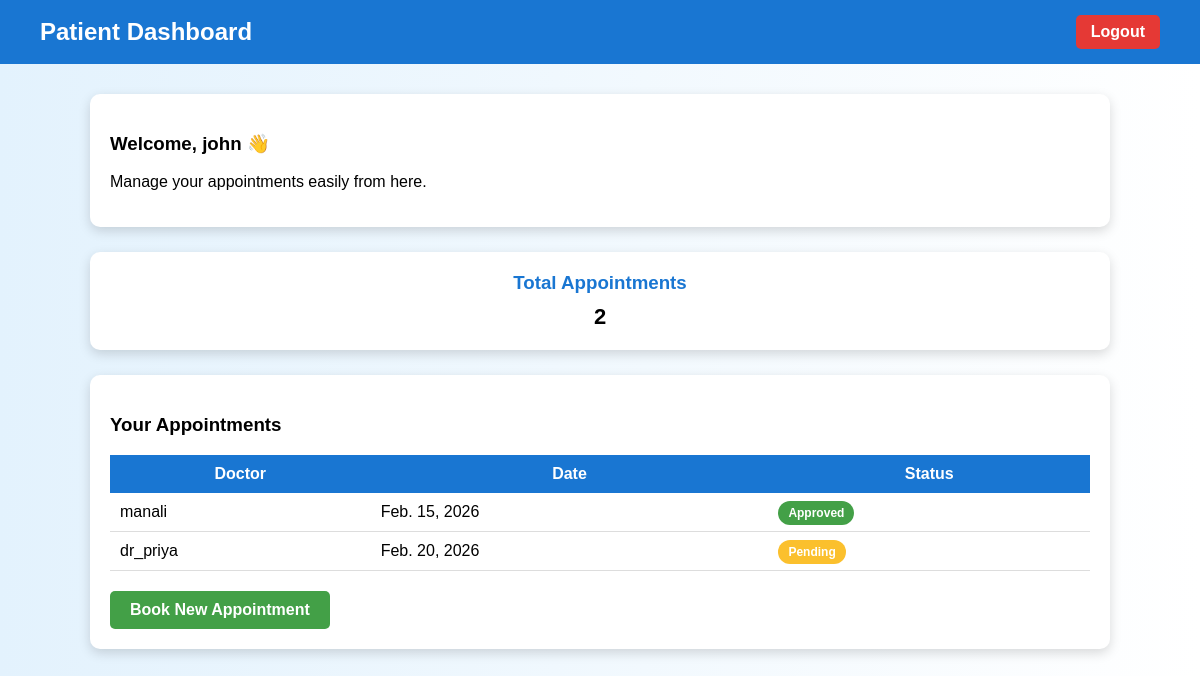
/dashboard/ (signed in), run on the app's committed database.
### myapp/models.py (models this page shows, shortened)
class Appointment(models.Model):
    doctor = models.ForeignKey(Doctor, on_delete=models.CASCADE)
    patient = models.ForeignKey(Patient, on_delete=models.CASCADE)
    date = models.DateField()
    time = models.TimeField()
    status = models.CharField(
        max_length=20,
        choices=[
            ('Pending','Pending'),
            ('Approved','Approved'),
            ('Cancelled', 'Cancelled')
        ],
        default='Pending'
    )

class Doctor(models.Model):
    user = models.OneToOneField(User, on_delete=models.CASCADE)
    specialization = models.CharField(max_length=100)
    phone = models.CharField(max_length=15)

### myapp/views.py (the view)
# urls.py: path('dashboard/',dashboard,name="dashboard"),
def dashboard(request):
    if hasattr(request.user, 'doctor'):
        appointments = Appointment.objects.filter(doctor=request.user.doctor)
        return render(request, 'myapp/doctor_dashboard.html', {'appointments': appointments})
    elif hasattr(request.user, 'patient'):
        appointments = Appointment.objects.filter(patient=request.user.patient)
        return render(request, 'myapp/patient_dashboard.html', {'appointments': appointments})
    return redirect('login')

### templates/myapp/patient_dashboard.html (shortened to what this page needs)
<!DOCTYPE html>
<html lang="en">
<head>
</head>
<body>
    <div class="navbar">
        <h2>Patient Dashboard</h2>
        <a href="{% url 'logout' %}" class="logout-btn">Logout</a>
    </div>
    <div class="container">
        <div class="welcome-card">
            <h3>Welcome, {{ request.user.username }} 👋</h3>
            <p>Manage your appointments easily from here.</p>
        </div>
        <div class="stats">
            <div class="stat-card">
                <h3>Total Appointments</h3>
                <p>{{ appointments.count }}</p>
            </div>
        </div>
        <div class="appointments">
            <h3>Your Appointments</h3>
            {% if appointments %}
            <table>
                <tr>
                    <th>Doctor</th>
                    <th>Date</th>
                    <th>Status</th>
                </tr>
                {% for app in appointments %}
                <tr>
                    <td>{{ app.doctor.user.username }}</td>
                    <td>{{ app.date }}</td>
                    <td>
                        <span class="badge
                            {% if app.status == 'Pending' %}pending
                            {% elif app.status == 'Approved' %}approved
                            {% elif app.status == 'Rejected' %}rejected
                            {% elif app.status == 'Cancelled' %}cancelled
                            {% endif %}">
                            {{ app.status }}
                        </span>
                    </td>
                </tr>
                {% endfor %}
            </table>
            {% else %}
                <p class="no-data">No appointments booked yet.</p>
            {% endif %}
            <a href="{% url 'book' %}" class="book-btn">Book New Appointment</a>
        </div>
    </div>
</body>
</html>

### templates/myapp/patient_dashboard.html (style rules this page uses)
body { font-family: Arial, sans-serif; margin: 0; background: linear-gradient(to right, #e3f2fd, #ffffff); }
.navbar { background-color: #1976d2; padding: 15px 40px; display: flex; justify-content: space-between; align-items: center; color: white; }
.navbar h2 { margin: 0; }
.logout-btn { background-color: #e53935; color: white; padding: 8px 15px; border-radius: 5px; text-decoration: none; font-weight: bold; }
.container { width: 85%; margin: 30px auto; }
.welcome-card { background: white; padding: 20px; border-radius: 10px; box-shadow: 0 4px 12px rgba(0,0,0,0.15); margin-bottom: 25px; }
.stats { display: flex; gap: 20px; margin-bottom: 25px; }
.stat-card { flex: 1; background: white; padding: 20px; text-align: center; border-radius: 10px; box-shadow: 0 4px 12px rgba(0,0,0,0.15); }
.stat-card h3 { margin: 0; color: #1976d2; }
.stat-card p { font-size: 22px; font-weight: bold; margin: 10px 0 0 0; }
.appointments { background: white; padding: 20px; border-radius: 10px; box-shadow: 0 4px 12px rgba(0,0,0,0.15); }
table { width: 100%; border-collapse: collapse; }
th { background-color: #1976d2; color: white; padding: 10px; }
td { padding: 10px; border-bottom: 1px solid #ddd; }
.badge { padding: 5px 10px; border-radius: 20px; color: white; font-size: 12px; font-weight: bold; }
.pending { background-color: #fbc02d; }
.approved { background-color: #43a047; }
.book-btn { display: inline-block; margin-top: 20px; padding: 10px 20px; background-color: #43a047; color: white; text-decoration: none; border-radius: 5px; font-weight: bold; }

### data on the page
Appointment: doctor.user.username "manali", date "Feb. 15, 2026", status "Approved"
Appointment: doctor.user.username "dr_priya", date "Feb. 20, 2026", status "Pending"

### other printed values
{{ request.user.username }} "john"
{{ appointments.count }} "2"
